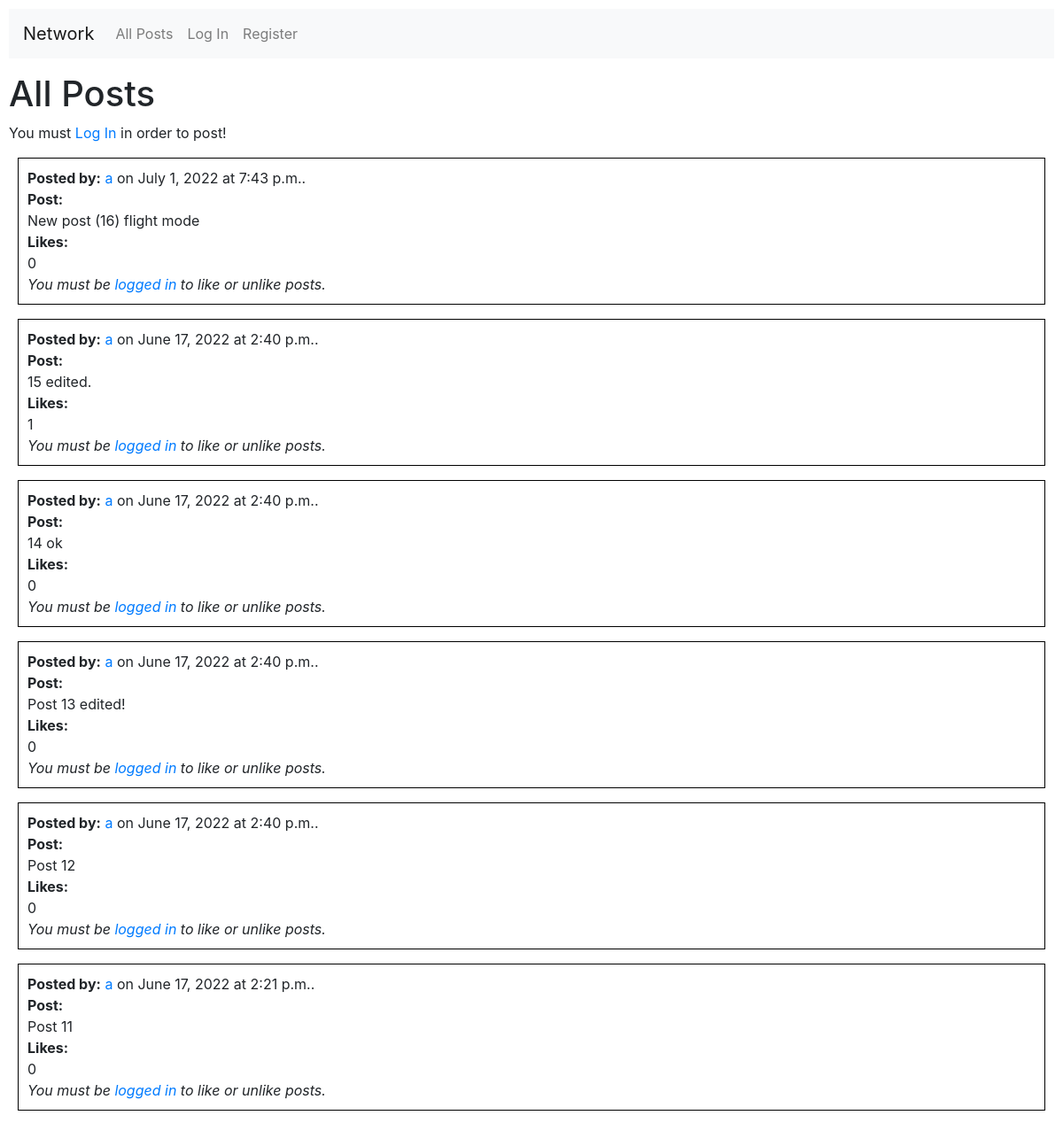
/ (upper part), run on an earlier commit of the app's database.
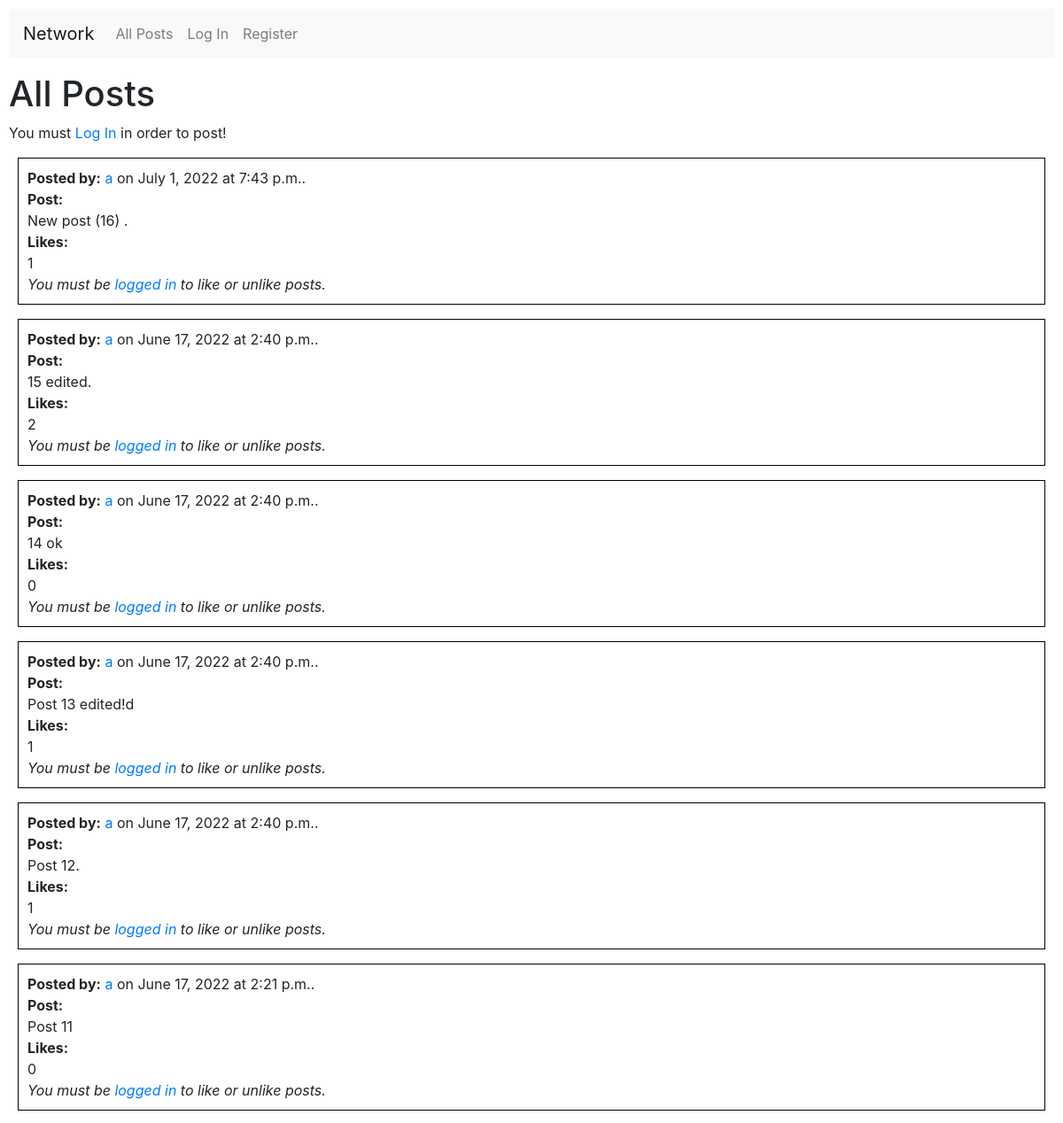
And on a later commit of the database.
### network/models.py (models this page shows, shortened)
class Post(models.Model):
    userid = models.ForeignKey(User, on_delete=models.CASCADE, related_name="user")
    post = models.TextField(max_length=500)
    datetime = models.DateTimeField(default=datetime.now)
    likes = models.IntegerField(default=0)

class User(AbstractUser):
    pass

### network/views.py (the view)
# urls.py: path("", views.index, name="index"),
def index(request):
    user = request.user
    if request.method == "POST":
        posted = request.POST["posted"]
        user = request.user
        post = posted
        now = datetime.now()
        likes = 0
        newpost = Post(userid=user, post=post, datetime=now, likes=likes)
        newpost.save()
        posts = Post.objects.all().order_by('-id')
        paginator = Paginator(posts, 10) # test Paginator with 10 per page
        page_number = request.GET.get('page')
        page_obj = paginator.get_page(page_number)
        if request.user.is_authenticated:
            postslikedbyuser = Like.objects.filter(likedby=user).values_list('postid', flat=True)
        else:
            postslikedbyuser = None
        return render(request, "network/index.html", {
            "posts": posts,
            "page_obj": page_obj,
            "postslikedbyuser": postslikedbyuser
        })
    else:
        posts = Post.objects.all().order_by('-id')
        paginator = Paginator(posts, 10) # test Paginator with 10 per page
        page_number = request.GET.get('page')
        page_obj = paginator.get_page(page_number)
        if request.user.is_authenticated:
            postslikedbyuser = Like.objects.filter(likedby=user).values_list('postid', flat=True)
        else:
            postslikedbyuser = None
        return render(request, "network/index.html", {
            "posts": posts,
            "page_obj": page_obj,
            "postslikedbyuser": postslikedbyuser
        })

### network/templates/network/index.html (shortened to what this page needs)
{% extends "network/layout.html" %}
{% block body %}
    <h1>All Posts</h1>
    {% if user.is_authenticated %}
    <div class="subdiv">
        <h3>New Post</h3>
        <form action="{% url 'index' %}" method="post" >
            {% csrf_token %}
            <textarea class="form-control" name="posted" rows="3" required></textarea >
            <p></p>
            <button type="submit" class="btn btn-dark mb-2">Post</button>
        </form>
    </div>
    {% else %}
    <div>
        You must <a href="{% url 'login' %}">Log In</a> in order to post!
    </div>
    {% endif %}
    {% for post in page_obj %}
    <div id="{{post.id}}" class="subdiv">
        <b>Posted by:</b> <a href="{% url 'profile_page' post.userid.username %}">{{ post.userid.username }}</a>
        on {{ post.datetime.date }}
        at {{ post.datetime.time }}.
        <br>
        <b>Post:</b>
        <div id="post{{post.id}}">{{ post.post }}</div>
        <b>Likes:</b >
        <div id="likecount{{post.id}}">{{ post.likes }}</div>
        {% if user.is_authenticated %}
            {% if post.id in postslikedbyuser %}
                <button id="buttonlike{{post.id}}" onclick="deletelike({{post.id}})" class="buttonedit btn btn-secondary mb-2">Unlike Post</button>
            {% else %}
                <button id="buttonlike{{post.id}}" onclick="addlike({{post.id}})" class="buttonedit btn btn-primary mb-2">Like Post</button>
            {% endif %}
        {% else %}
            <i>You must be <a href="{% url 'login' %}">logged in</a> to like or unlike posts.</i>
        {% endif %}
        <br>
    </div>
    {% empty %}
        We haven't found any post, yet!
        <p></p>
    {% endfor %}
{% endblock %}

What changed in the data, as far as the page shows it:
changed Post: post "New post (16) flight mode" → "New post (16) ."; likes "0" → "1"
changed Post "15 edited.": likes "1" → "2"
changed Post: post "Post 13 edited!" → "Post 13 edited!d"; likes "0" → "1"
changed Post: post "Post 12" → "Post 12."; likes "0" → "1"
